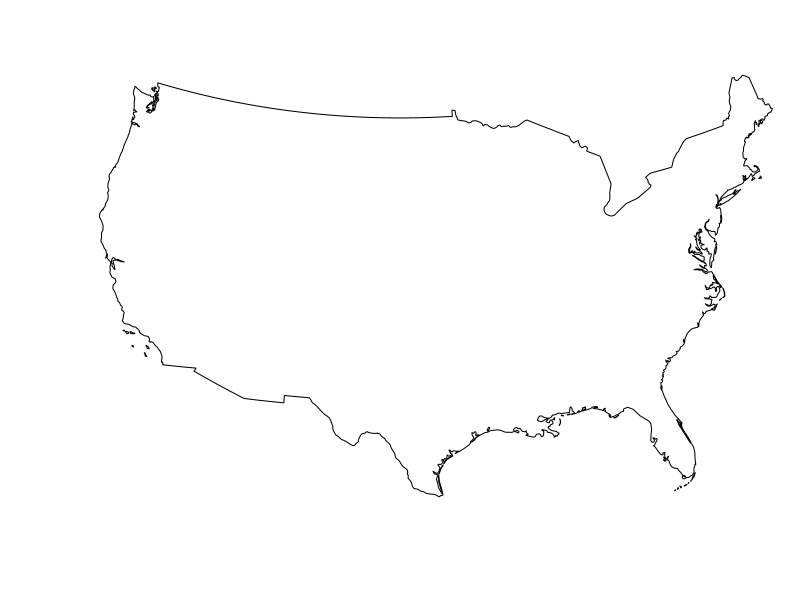
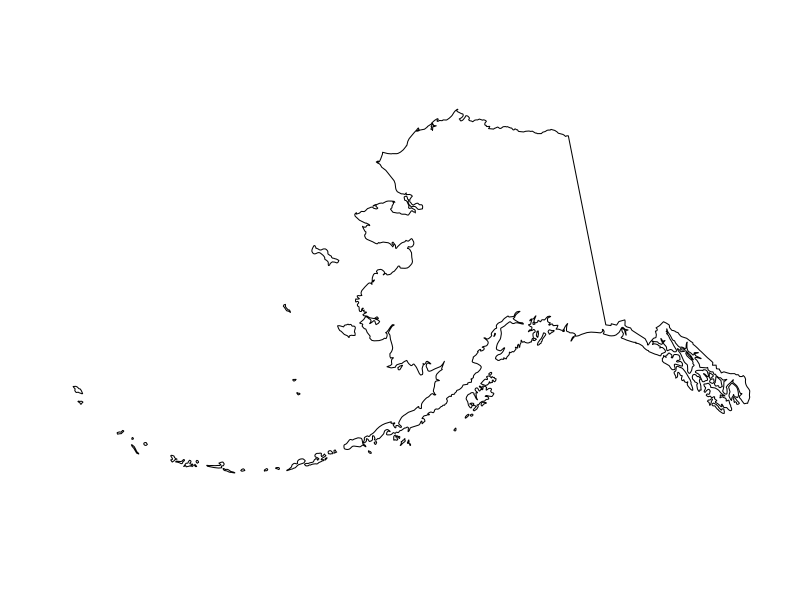
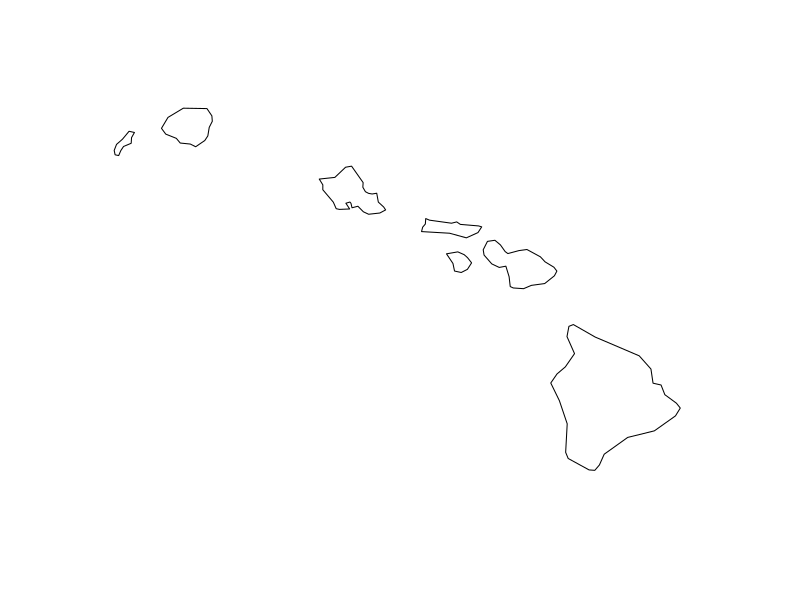

These figures' R source, in order:
## ---- chunk 1
knitr::opts_chunk$set(echo = TRUE)
knitr::opts_knit$set(global.par = TRUE)
rm(list = ls())


## ---- chunk 2
library(sf)
library(dplyr)
library(rnaturalearth)
## ---- chunk 3
world <- ne_countries(scale='medium',returnclass = 'sf')
USA <- subset(world, admin == "United States of America")

# Plot mainland USA----
par(mar = c(0, 0, 0, 0))
plot(
  st_geometry(USA %>%
                st_transform(2163)),
  xlim = c(-2500000, 2500000),
  ylim = c(-2300000, 730000)
)
## ---- chunk 4
# Plot Alaska----
plot(
  st_geometry(USA %>%
                st_transform(3467)),
  xlim = c(-2400000, 1600000),
  ylim = c(200000, 2500000)
  )
## ---- chunk 5
# Plot Hawaii----
plot(
  st_geometry(USA %>%
                st_transform(4135)),
  xlim = c(-161, -154),
  ylim = c(18, 23)
)
